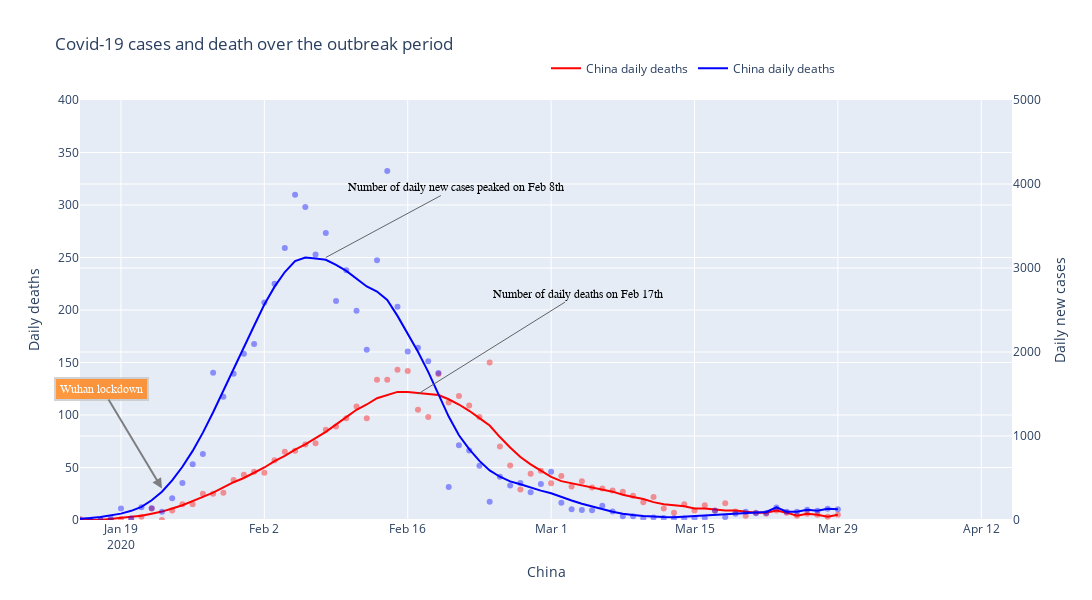

Write notebook code for a chart like this one.
### Markdown cell above
It seems to be an outlier on Feb 13th. with Feb 13th deaths too high and feb 14th too low. These two will be averaged

### Code cell
degree = 7

smooth_china_deaths = smoothTriangle(df_china['deaths'],degree)
smooth_china_cases = smoothTriangle(df_china['cases'],degree)




# Add traces
trace1 = go.Scatter(
        x=df_china.index, 
        y=df_china['deaths'],
        mode='markers',
        name='China daily deaths',
        line_color='rgba(256, 0, 0, .4)',
        showlegend=False,
)

trace11 = go.Scatter(
        x=df_china.index, 
        y=smooth_china_deaths,
        mode='lines',
        name='China daily deaths',
        line_color='rgba(256, 0, 0, 1)',
)

trace2 = go.Scatter(
        x=df_china.index, 
        y=df_china['cases'],
        mode='markers',
        name='China daily deaths',
        line_color='rgba(0, 0, 256, .4)',
        showlegend=False,
        yaxis='y2'
)

trace22 = go.Scatter(
        x=df_china.index, 
        y=smooth_china_cases,
        mode='lines',
        name='China daily deaths',
        line_color='rgba(0, 0, 256, 1)',
        yaxis='y2'
)

data = [trace1, trace11, trace2, trace22]

layout = go.Layout(
    title='Covid-19 cases and death over the outbreak period',
    legend=dict(x=.5, y=1.11, orientation="h"), 
    width=1100,
    height=600,
    
    # Top left
    xaxis=dict(
        title='China',
        range=['2020-01-15', '2020-04-15'],
    ),
    yaxis=dict(
        title='Daily deaths',
        #type='log',
        range=[0,400],
        anchor='x'
    ),
    yaxis2=dict(
        title = 'Daily new cases',
        #type='log',
        range=[0,5000],
        overlaying='y',
        side='right'
    ),
    
)



fig = go.Figure(data=data, layout=layout)

fig.add_annotation(
        x='2020-01-23',
        y=30,
        xref="x",
        yref="y",
        text="Wuhan lockdown",
        showarrow=True,
        font=dict(
            family="Courier New, monospace",
            size=12,
            color="#ffffff"
            ),
        align="center",
        arrowhead=2,
        arrowsize=1,
        arrowwidth=2,
        arrowcolor="#636363",
        ax=-60,
        ay=-100,
        bordercolor="#c7c7c7",
        borderwidth=2,
        borderpad=4,
        bgcolor="#ff7f0e",
        opacity=0.8
        )


fig.add_annotation(
            x='2020-02-08',
            y=250,
            text="Number of daily new cases peaked on Feb 8th",
            showarrow=True,
            font=dict(
            family="Courier New, monospace",
            size=12,
            color="black",
            ),
        align="center",
        arrowhead=0,
        arrowsize=1,
        arrowwidth=1,
        arrowcolor="#636363",
        ax=130,
        ay=-70,
)


fig.add_annotation(
            x='2020-02-17',
            y=120,
            text="Number of daily deaths on Feb 17th",
            showarrow=True,
            font=dict(
            family="Courier New, monospace",
            size=12,
            color="black",
            ),
        align="center",
        arrowhead=0,
        arrowsize=1,
        arrowwidth=1,
        arrowcolor="#636363",
        ax=160,
        ay=-100,
)

fig.show()
